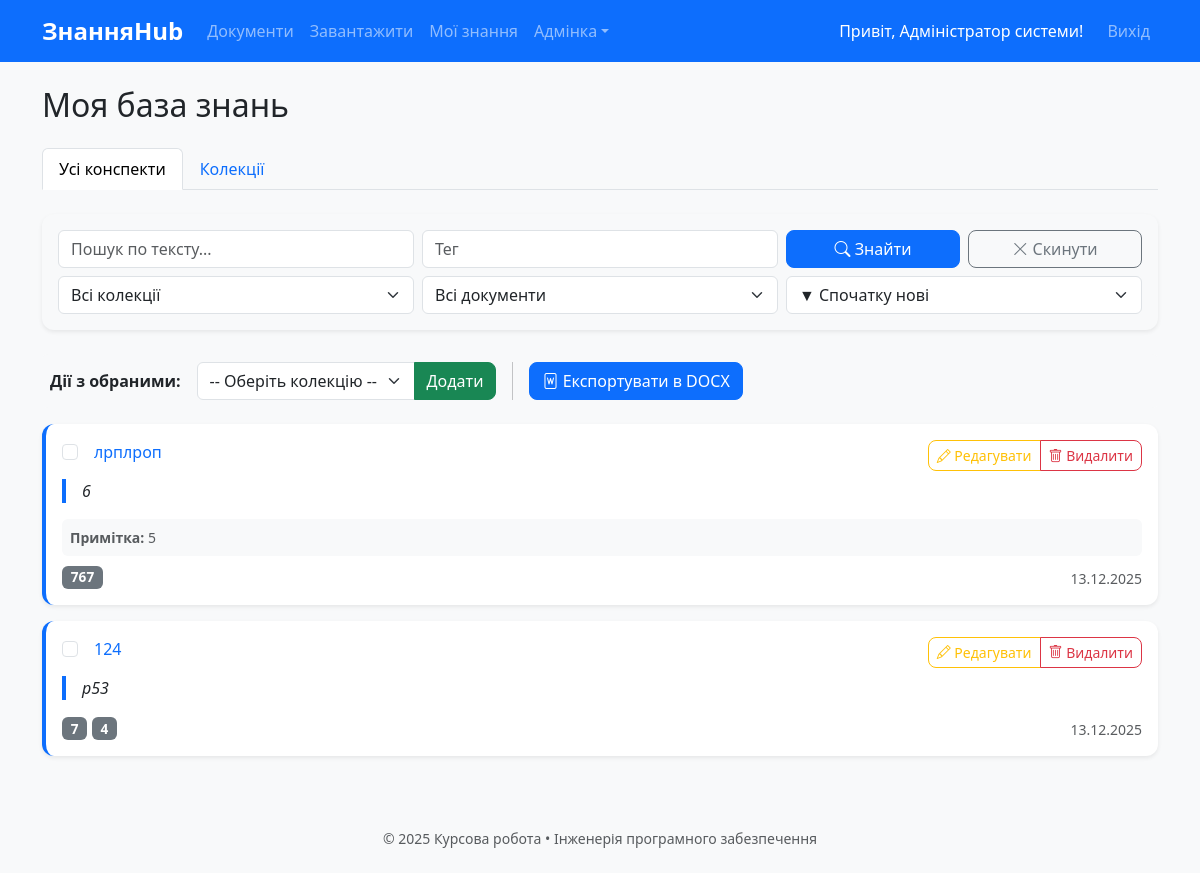
Before: /my/knowledge (signed in) with the older database file.
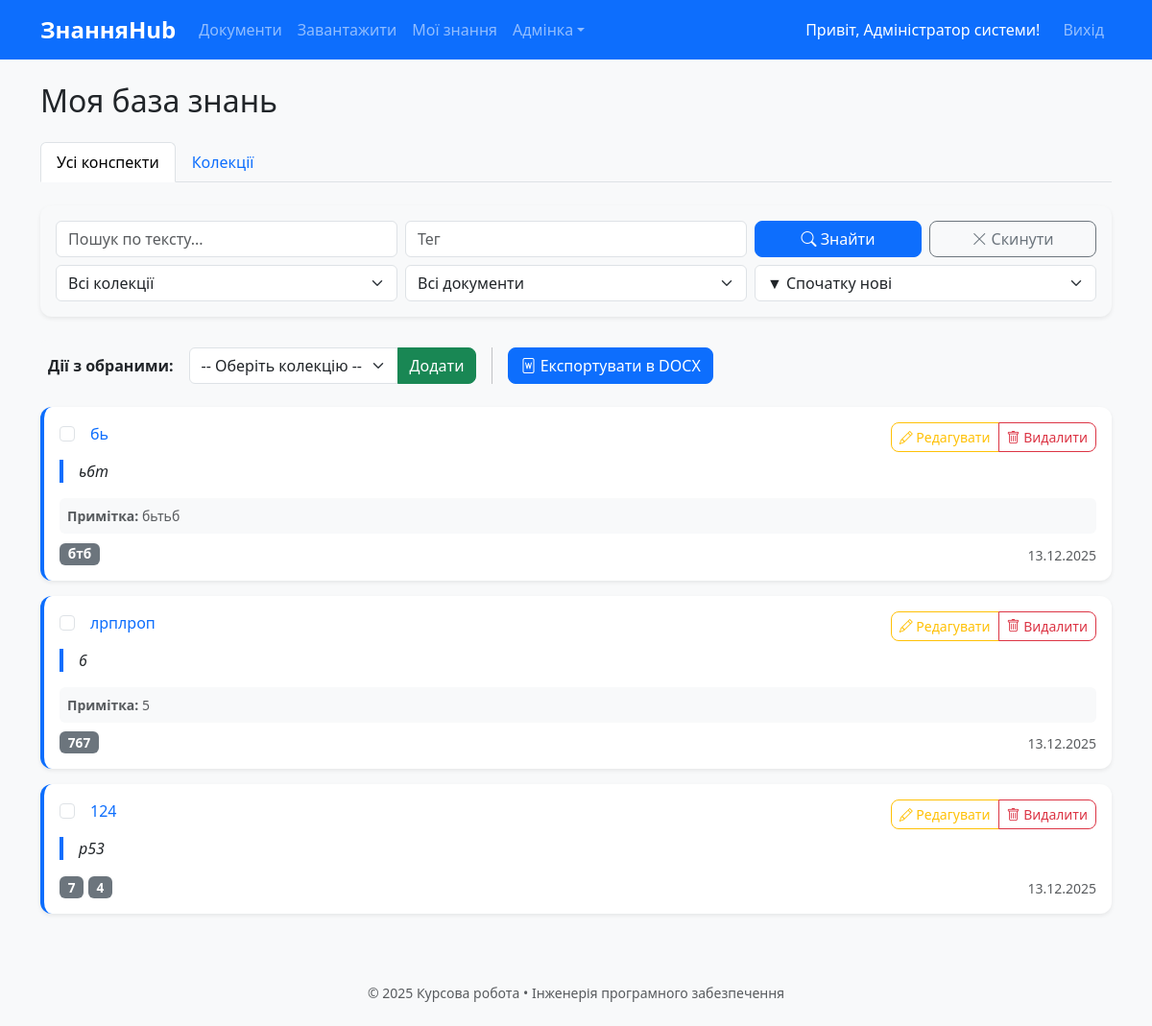
After: the same page with the newer database file.
### models.py (models this page shows)
class Knowledge(db.Model):
    id = db.Column(db.Integer, primary_key=True)
    document_id = db.Column(db.Integer, db.ForeignKey('document.id'))
    user_id = db.Column(db.Integer, db.ForeignKey('user.id'))
    text = db.Column(db.Text, nullable=False)
    note = db.Column(db.Text)
    tags = db.Column(db.Text)
    created_at = db.Column(db.DateTime, default=datetime.utcnow)
    document = db.relationship('Document', backref='knowledges')
    user = db.relationship('User', backref='knowledges')
    collection_items = db.relationship('CollectionItem', back_populates='knowledge', cascade="all, delete-orphan")

class Document(db.Model):
    id = db.Column(db.Integer, primary_key=True)
    title = db.Column(db.String(300), nullable=False)
    authors = db.Column(db.Text)
    year = db.Column(db.Integer)
    source = db.Column(db.Text)
    doc_type = db.Column(db.String(50))
    original_filename = db.Column(db.String(300), nullable=False)
    stored_filename = db.Column(db.String(200), nullable=False, unique=True)
    uploaded_at = db.Column(db.DateTime, default=datetime.utcnow)
    uploaded_by = db.Column(db.Integer, db.ForeignKey('user.id'))
    user = db.relationship('User', backref='documents')

### app.py (the view, shortened to what this page needs)
    @app.route('/my/knowledge', methods=['GET', 'POST'])
    @login_required
    def my_knowledge():
        q = request.args.get('q', '').strip()
        tag = request.args.get('tag', '').strip()
        filter_doc = request.args.get('filter_doc', type=int)
        filter_col = request.args.get('filter_col', type=int)
        sort_by = request.args.get('sort_by', 'date_desc') # date_desc, date_asc, doc_title
        col_q = request.args.get('col_q', '').strip() # Пошук по назві
        col_item_q = request.args.get('col_item_q', '').strip() # Пошук колекцій, що містять текст
        col_sort = request.args.get('col_sort', 'name_asc') # name_asc, count_desc
        active_tab = request.args.get('tab', 'all') # 'all' or 'collections'
        query = Knowledge.query.filter_by(user_id=current_user.id)
        if q:
            query = query.filter( (Knowledge.text.ilike(f'%{q}%')) | (Knowledge.note.ilike(f'%{q}%')) )
        if tag:
            query = query.filter(Knowledge.tags.ilike(f'%{tag}%'))
        if filter_doc:
            query = query.filter_by(document_id=filter_doc)
        if filter_col:
            query = query.join(Knowledge.collection_items).filter(CollectionItem.collection_id == filter_col)
        if sort_by == 'doc_title':
            query = query.join(Document).order_by(Document.title.asc())
        elif sort_by == 'date_asc':
            query = query.order_by(Knowledge.created_at.asc())
        else: # date_desc
            query = query.order_by(Knowledge.created_at.desc())
        knowledges = query.all()
        c_query = Collection.query.filter_by(user_id=current_user.id)
        if col_q:
            c_query = c_query.filter(Collection.name.ilike(f'%{col_q}%'))
        if col_item_q:
            c_query = c_query.join(Collection.items).join(CollectionItem.knowledge)\
                             .filter( (Knowledge.text.ilike(f'%{col_item_q}%')) | (Knowledge.note.ilike(f'%{col_item_q}%')) )
        collections_list = c_query.all()
        if col_sort == 'count_desc':
            collections_list.sort(key=lambda c: len(c.items), reverse=True)
        elif col_sort == 'count_asc':
            collections_list.sort(key=lambda c: len(c.items), reverse=False)
        elif col_sort == 'name_desc':
            collections_list.sort(key=lambda c: c.name.lower(), reverse=True)
        else: # name_asc
            collections_list.sort(key=lambda c: c.name.lower())
        all_docs = Document.query.join(Knowledge).filter(Knowledge.user_id==current_user.id).distinct().all()
        all_cols = Collection.query.filter_by(user_id=current_user.id).order_by(Collection.name).all()
        return render_template('knowledge/list.html',
                               knowledges=knowledges,
                               collections=collections_list,
                               all_docs=all_docs,
                               all_cols=all_cols,
                               active_tab=active_tab)

### templates/knowledge/list.html (shortened to what the changed rows need)
{% extends "base.html" %}
{% block content %}
<h2 class="mb-4">Моя база знань</h2>
<div class="tab-content" id="knowledgeTabContent">
    <div class="tab-pane fade {% if active_tab == 'all' %}show active{% endif %}" id="all" role="tabpanel">
        <form method="POST" id="bulkForm">
            {% if knowledges %}
                <div class="row row-cols-1 g-3">
                    {% for k in knowledges %}
                    <div class="col">
                        <div class="card shadow-sm border-start border-primary border-4">
                            <div class="card-body">
                                <div class="d-flex justify-content-between flex-wrap gap-2">
                                    <div class="form-check">
                                        <input class="form-check-input knowledge-checkbox" type="checkbox" name="knowledge_ids" value="{{ k.id }}">
                                        <h6 class="card-title d-inline ms-2">
                                            <a href="{{ url_for('document_detail', doc_id=k.document.id) }}" class="text-decoration-none">{{ k.document.title }}</a>
                                        </h6>
                                    </div>
                                    <div class="btn-group">
                                        <button type="button" class="btn btn-sm btn-outline-warning" data-bs-toggle="modal" data-bs-target="#editKnowledgeModal{{ k.id }}">
                                            <i class="bi bi-pencil"></i> Редагувати
                                        </button>
                                        <button type="button" class="btn btn-sm btn-outline-danger" onclick="confirmDelete('{{ url_for('delete_knowledge', k_id=k.id) }}')">
                                            <i class="bi bi-trash"></i> Видалити
                                        </button>
                                    </div>
                                </div>
                                <blockquote class="blockquote fs-6 mt-2">{{ k.text }}</blockquote>
                                {% if k.note %}
                                    <p class="mb-1 text-muted small bg-light p-2 rounded"><strong>Примітка:</strong> {{ k.note }}</p>
                                {% endif %}
                                <div class="d-flex justify-content-between align-items-end mt-2">
                                    <div>
                                        {% if k.tags %}
                                            {% for t in k.tags.split(',') %}
                                                <span class="badge bg-secondary">{{ t.strip() }}</span>
                                            {% endfor %}
                                        {% endif %}
                                    </div>
                                    <small class="text-muted">{{ k.created_at.strftime('%d.%m.%Y') }}</small>
                                </div>
                            </div>
                        </div>
                    </div>
                    {% endfor %}
                </div>
            {% else %}
                <p class="text-muted text-center py-5">Список порожній.</p>
            {% endif %}
        </form>
    </div>
</div>
{% endblock %}

Changed rows visible on the page:
added Knowledge: document "бь", text "ьбт", note "бьтьб", strip "бтб", created_at "13.12.2025"
